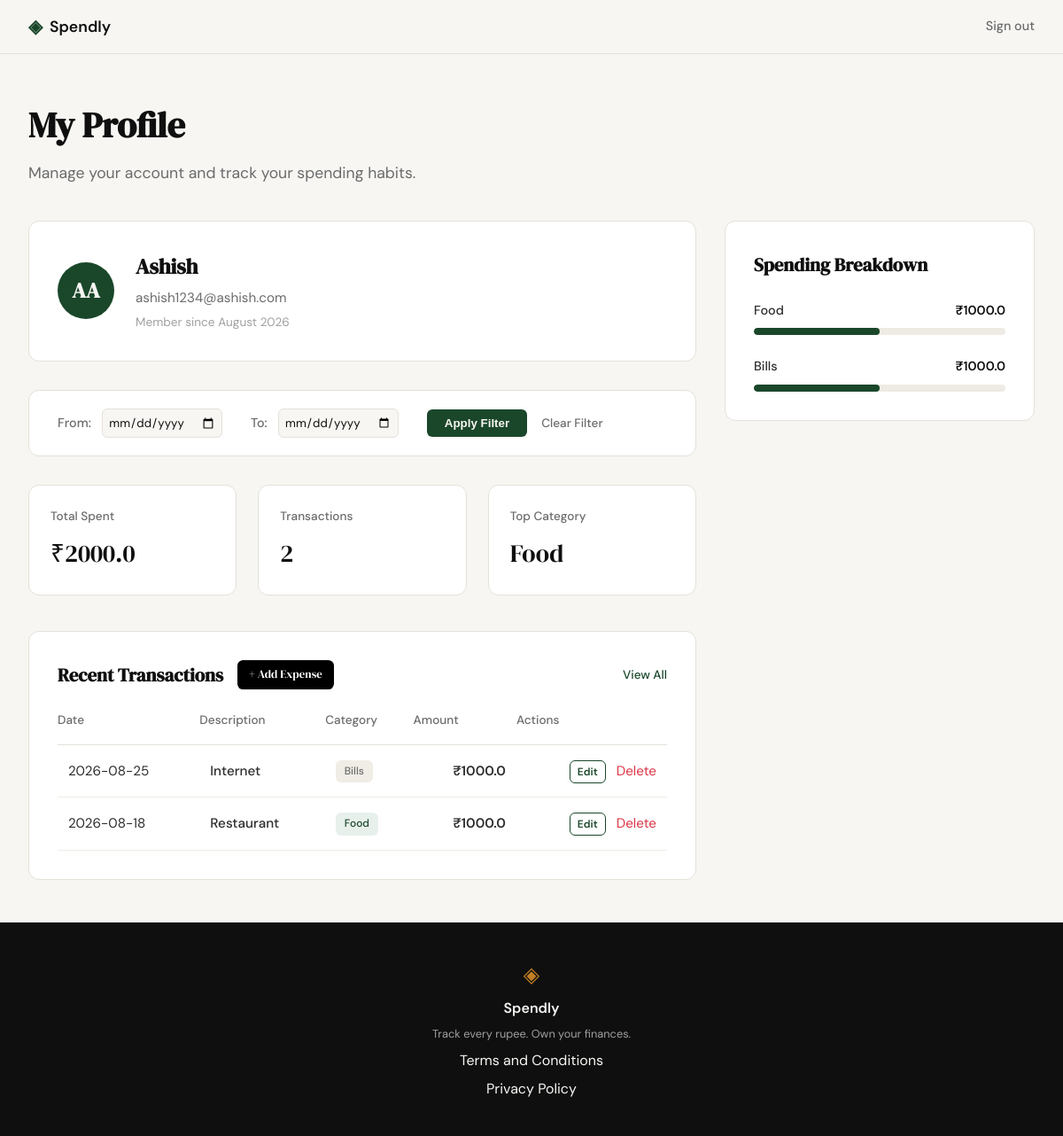
The app's page /profile (signed in) with its own data.
### tables this page shows
CREATE TABLE users (
                    id INTEGER PRIMARY KEY AUTOINCREMENT,
                    name TEXT NOT NULL,
                    email TEXT UNIQUE NOT NULL,
                    password_hash TEXT NOT NULL,
                    created_at TEXT DEFAULT (datetime('now'))
                );

CREATE TABLE expenses (
                    id INTEGER PRIMARY KEY AUTOINCREMENT,
                    user_id INTEGER NOT NULL,
                    amount REAL NOT NULL,
                    category TEXT NOT NULL,
                    date TEXT NOT NULL,
                    description TEXT,
                    created_at TEXT DEFAULT (datetime('now')),
                    FOREIGN KEY (user_id) REFERENCES users(id)
                );

### app.py (the view)
@app.route("/profile")
def profile():
    if "user_id" not in session:
        return redirect(url_for("login"))
    user_id = session["user_id"]
    start_date = request.args.get("start_date")
    end_date = request.args.get("end_date")
    user_profile = get_user_by_id(user_id)
    summary_stats = get_summary_stats(user_id, start_date, end_date)
    recent_transactions = get_recent_transactions(
        user_id, start_date=start_date, end_date=end_date
    )
    category_breakdown = get_category_breakdown(user_id, start_date, end_date)
    return render_template(
        "profile.html",
        user=user_profile,
        stats=summary_stats,
        transactions=recent_transactions,
        categories=category_breakdown,
        start_date=start_date,
        end_date=end_date,
    )

### database/db.py (called while the page is built)
def get_db():
    db_path = current_app.config.get('DATABASE', "spendly.db")
    conn = sqlite3.connect(db_path)
    conn.execute("PRAGMA foreign_keys = ON")
    conn.row_factory = sqlite3.Row
    return conn

### database/queries.py (called while the page is built)
def get_user_by_id(user_id):
    conn = get_db()
    try:
        user = conn.execute(
            "SELECT name, email, created_at FROM users WHERE id = ?", (user_id,)
        ).fetchone()
        if user:
            created_at_str = user["created_at"]
            dt = datetime.strptime(created_at_str, "%Y-%m-%d %H:%M:%S")
            member_since = dt.strftime("%B %Y")
            return {
                "name": user["name"],
                "email": user["email"],
                "member_since": member_since,
            }
        return None
    finally:
        conn.close()

def get_recent_transactions(user_id, limit=10, start_date=None, end_date=None):
    conn = get_db()
    try:
        query = "SELECT id, date, description, category, amount FROM expenses WHERE user_id = ?"
        params = [user_id]
        if start_date:
            query += " AND date >= ?"
            params.append(start_date)
        if end_date:
            query += " AND date <= ?"
            params.append(end_date)
        query += " ORDER BY date DESC LIMIT ?"
        params.append(limit)
        cursor = conn.execute(query, params)
        return [dict(row) for row in cursor.fetchall()]
    finally:
        conn.close()

### templates/profile.html (shortened to what this page needs)
{% extends "base.html" %}
{% block head %}
<link rel="stylesheet" href="{{ url_for('static', filename='css/profile.css') }}">
{% endblock %}
{% block content %}
<div class="profile-container">
    <header class="profile-header">
        <h1 class="page-title">My Profile</h1>
        <p class="page-subtitle">Manage your account and track your spending habits.</p>
    </header>
    <div class="profile-grid">
        <div class="profile-main">
            <section class="profile-card">
                <div class="user-info">
                    <div class="avatar">{{ user.name[0] }}{{ user.name.split(' ')[-1][0] }}</div>
                    <div class="user-details">
                        <h2>{{ user.name }}</h2>
                        <p class="user-email">{{ user.email }}</p>
                        <p class="user-meta">Member since {{ user.member_since }}</p>
                    </div>
                </div>
            </section>
            <section class="filter-section">
                <form method="GET" action="{{ url_for('profile') }}" class="filter-form">
                    <div class="filter-group">
                        <label for="start_date">From:</label>
                        <input type="date" id="start_date" name="start_date" value="{{ start_date or '' }}">
                    </div>
                    <div class="filter-group">
                        <label for="end_date">To:</label>
                        <input type="date" id="end_date" name="end_date" value="{{ end_date or '' }}">
                    </div>
                    <div class="filter-actions">
                        <button type="submit" class="btn-filter">Apply Filter</button>
                        <a href="{{ url_for('profile') }}" class="btn-clear">Clear Filter</a>
                    </div>
                </form>
            </section>
            <section class="stats-grid">
                <div class="stat-card">
                    <span class="stat-label">Total Spent</span>
                    <span class="stat-value">₹{{ stats.total_spent }}</span>
                </div>
                <div class="stat-card">
                    <span class="stat-label">Transactions</span>
                    <span class="stat-value">{{ stats.transaction_count }}</span>
                </div>
                <div class="stat-card">
                    <span class="stat-label">Top Category</span>
                    <span class="stat-value">{{ stats.top_category }}</span>
                </div>
            </section>
            <section class="history-section">
                <div class="section-header">
                    <h3 style="display: flex; align-items: center; gap: 1rem;">
                        Recent Transactions
                        <a href="{{ url_for('add_expense') }}" class="btn-add-expense" style="font-size: 0.8rem; padding: 0.4rem 0.8rem; background: var(--primary-color, #000); color: #fff; text-decoration: none; border-radius: 0.4rem; font-weight: 500;">+ Add Expense</a>
                    </h3>
                    <a href="#" class="view-all">View All</a>
                </div>
                <div class="table-container">
                    <table class="history-table">
                        <thead>
                            <tr>
                                <th>Date</th>
                                <th>Description</th>
                                <th>Category</th>
                                <th class="text-right">Amount</th>
                                <th class="text-right">Actions</th>
                            </tr>
                        </thead>
                        <tbody>
                            {% for tx in transactions %}
                            <tr>
                                <td>{{ tx.date }}</td>
                                <td class="tx-desc">{{ tx.description }}</td>
                                <td>
                                    <span class="badge badge-{{ tx.category|lower }}">
                                        {{ tx.category }}
                                    </span>
                                </td>
                                <td class="text-right amount">₹{{ tx.amount }}</td>
                                <td class="text-right">
                                    <a href="{{ url_for('edit_expense', id=tx.id) }}" class="btn-edit-tx">Edit</a>
                                    <a href="{{ url_for('delete_expense_route', id=tx.id) }}"
                                       class="btn-delete-tx"
                                       onclick="return confirm('Are you sure you want to delete this expense?');"
                                       style="color: #dc3545; margin-left: 0.5rem;">Delete</a>
                                </td>
                            </tr>
                            {% endfor %}
                        </tbody>
                    </table>
                </div>
            </section>
        </div>
        <div class="profile-sidebar">
            <section class="breakdown-card">
                <h3>Spending Breakdown</h3>
                <div class="breakdown-list">
                    {% for cat in categories %}
                    <div class="cat-item">
                        <div class="cat-info">
                            <span class="cat-name">{{ cat.category }}</span>
                            <span class="cat-amount">₹{{ cat.amount }}</span>
                        </div>
                        <div class="cat-track">
                            <div class="cat-bar" style="width: {{ cat.percentage }}%;"></div>
                        </div>
                    </div>
                    {% endfor %}
                </div>
            </section>
        </div>
    </div>
</div>
{% endblock %}

### static/css/style.css (style rules this page uses)
:root { --ink: #0f0f0f; --ink-soft: #2d2d2d; --ink-muted: #6b6b6b; --ink-faint: #a0a0a0; --paper: #f7f6f3; --paper-warm: #f0ede6; --paper-card: #ffffff; --accent: #1a472a; --accent-light: #e8f0eb; --accent-2: #c17f24; --accent-2-light: #fdf3e3; --danger: #c0392b; --danger-light: #fdecea; --border: #e4e1da; --border-soft: #eeebe4; --font-display: 'DM Serif Display', Georgia, serif; --font-body: 'DM Sans', system-ui, sans-serif; --max-width: 1200px; --auth-width: 440px; --radius-sm: 6px; --radius-md: 12px; --radius-lg: 20px; }
*, *::before, *::after { box-sizing: border-box; margin: 0; padding: 0; }
html { font-size: 16px; scroll-behavior: smooth; }
body { background: var(--paper); color: var(--ink); font-family: var(--font-body); font-size: 1rem; line-height: 1.6; -webkit-font-smoothing: antialiased; }
a { color: inherit; text-decoration: none; }
.stat-card { background: var(--paper); border: 1px solid var(--border); border-radius: var(--radius-md); padding: 1.5rem; display: flex; flex-direction: column; gap: 0.25rem; text-align: left; }
.stat-label { font-size: 0.85rem; color: var(--ink-muted); }
.stat-value { font-family: var(--font-display); font-size: 1.75rem; color: var(--ink); }
.cat-name { font-size: 0.9rem; color: var(--ink-soft); font-weight: 500; }
.cat-track { height: 10px; background: var(--border-soft); border-radius: 999px; overflow: hidden; }
.cat-bar { height: 100%; border-radius: 999px; }

### records on screen
users: name "A", name "Ashish", email "ashish1234@ashish.com"
expenses: top_category "Food", date "2026-08-18", description "Restaurant", category "Food", amount "1000.0", {{ cat.percentage }} 50 (drawn)
expenses: date "2026-08-25", description "Internet", category "Bills", amount "1000.0", {{ cat.percentage }} 50 (drawn)

### other values on screen
{{ user.member_since }} "August 2026"
{{ stats.total_spent }} "2000.0"
{{ stats.transaction_count }} "2"
